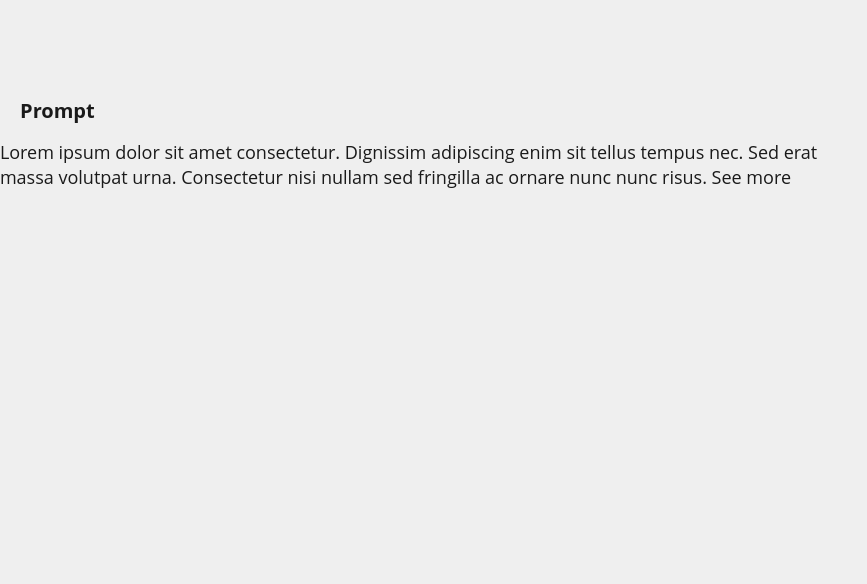
<?xml version="1.0" encoding="UTF-8"?>
<ui version="4.0">
 <class>TrainingDetailMainPanel</class>
 <widget class="QWidget" name="TrainingDetailMainPanel">
  <property name="geometry">
   <rect>
    <x>0</x>
    <y>0</y>
    <width>867</width>
    <height>584</height>
   </rect>
  </property>
  <property name="sizePolicy">
   <sizepolicy hsizetype="Fixed" vsizetype="Fixed">
    <horstretch>0</horstretch>
    <verstretch>0</verstretch>
   </sizepolicy>
  </property>
  <property name="minimumSize">
   <size>
    <width>867</width>
    <height>584</height>
   </size>
  </property>
  <property name="maximumSize">
   <size>
    <width>867</width>
    <height>584</height>
   </size>
  </property>
  <property name="windowTitle">
   <string>Form</string>
  </property>
  <layout class="QVBoxLayout" name="verticalLayout_2">
   <property name="spacing">
    <number>24</number>
   </property>
   <property name="leftMargin">
    <number>0</number>
   </property>
   <property name="topMargin">
    <number>0</number>
   </property>
   <property name="rightMargin">
    <number>0</number>
   </property>
   <property name="bottomMargin">
    <number>0</number>
   </property>
   <item>
    <layout class="QHBoxLayout" name="headerLayout">
     <property name="rightMargin">
      <number>0</number>
     </property>
     <item>
      <widget class="AutomationCellProperty" name="aiModel" native="true">
       <property name="sizePolicy">
        <sizepolicy hsizetype="Fixed" vsizetype="Fixed">
         <horstretch>0</horstretch>
         <verstretch>0</verstretch>
        </sizepolicy>
       </property>
       <property name="minimumSize">
        <size>
         <width>144</width>
         <height>70</height>
        </size>
       </property>
       <property name="maximumSize">
        <size>
         <width>144</width>
         <height>70</height>
        </size>
       </property>
      </widget>
     </item>
     <item>
      <spacer name="horizontalSpacer">
       <property name="orientation">
        <enum>Qt::Orientation::Horizontal</enum>
       </property>
       <property name="sizeHint" stdset="0">
        <size>
         <width>40</width>
         <height>20</height>
        </size>
       </property>
      </spacer>
     </item>
     <item>
      <widget class="AutomationCellProperty" name="createdOn" native="true">
       <property name="sizePolicy">
        <sizepolicy hsizetype="Fixed" vsizetype="Fixed">
         <horstretch>0</horstretch>
         <verstretch>0</verstretch>
        </sizepolicy>
       </property>
       <property name="minimumSize">
        <size>
         <width>160</width>
         <height>70</height>
        </size>
       </property>
       <property name="maximumSize">
        <size>
         <width>160</width>
         <height>70</height>
        </size>
       </property>
      </widget>
     </item>
     <item>
      <spacer name="horizontalSpacer_2">
       <property name="orientation">
        <enum>Qt::Orientation::Horizontal</enum>
       </property>
       <property name="sizeHint" stdset="0">
        <size>
         <width>40</width>
         <height>20</height>
        </size>
       </property>
      </spacer>
     </item>
     <item>
      <widget class="AutomationCellProperty" name="createdBy" native="true">
       <property name="sizePolicy">
        <sizepolicy hsizetype="Fixed" vsizetype="Fixed">
         <horstretch>0</horstretch>
         <verstretch>0</verstretch>
        </sizepolicy>
       </property>
       <property name="minimumSize">
        <size>
         <width>160</width>
         <height>70</height>
        </size>
       </property>
       <property name="maximumSize">
        <size>
         <width>160</width>
         <height>70</height>
        </size>
       </property>
      </widget>
     </item>
    </layout>
   </item>
   <item>
    <layout class="QVBoxLayout" name="promptLayout">
     <property name="spacing">
      <number>12</number>
     </property>
     <item>
      <widget class="QPushButton" name="prompt">
       <property name="sizePolicy">
        <sizepolicy hsizetype="Fixed" vsizetype="Fixed">
         <horstretch>0</horstretch>
         <verstretch>0</verstretch>
        </sizepolicy>
       </property>
       <property name="minimumSize">
        <size>
         <width>115</width>
         <height>32</height>
        </size>
       </property>
       <property name="maximumSize">
        <size>
         <width>115</width>
         <height>32</height>
        </size>
       </property>
       <property name="styleSheet">
        <string notr="true">background: transparent;
border: none;
font-family: Open Sans;
font-weight: 600;
font-size: 20px;
line-height: 28px;
color: #1a1a1a;</string>
       </property>
       <property name="text">
        <string>Prompt</string>
       </property>
       <property name="icon">
        <iconset resource="../../../../../Resources/Resources.qrc">
         <normaloff>:/images/Automations/prompt.svg</normaloff>:/images/Automations/prompt.svg</iconset>
       </property>
       <property name="iconSize">
        <size>
         <width>32</width>
         <height>32</height>
        </size>
       </property>
      </widget>
     </item>
     <item>
      <widget class="QLabel" name="promptLabel">
       <property name="minimumSize">
        <size>
         <width>0</width>
         <height>52</height>
        </size>
       </property>
       <property name="maximumSize">
        <size>
         <width>16777215</width>
         <height>52</height>
        </size>
       </property>
       <property name="styleSheet">
        <string notr="true">font-family: Open Sans;
font-size: 18px;
font-weight: 400;
line-height: 26px;
color: #1a1a1a;</string>
       </property>
       <property name="text">
        <string>Lorem ipsum dolor sit amet consectetur. Dignissim adipiscing enim sit tellus tempus nec. Sed erat massa volutpat urna. Consectetur nisi nullam sed fringilla ac ornare nunc nunc risus. See more</string>
       </property>
       <property name="wordWrap">
        <bool>true</bool>
       </property>
      </widget>
     </item>
    </layout>
   </item>
   <item>
    <widget class="TrainingDetailTable" name="table" native="true">
     <property name="sizePolicy">
      <sizepolicy hsizetype="Preferred" vsizetype="Expanding">
       <horstretch>0</horstretch>
       <verstretch>0</verstretch>
      </sizepolicy>
     </property>
     <property name="styleSheet">
      <string notr="true">border-radius: 0px;</string>
     </property>
    </widget>
   </item>
  </layout>
 </widget>
 <customwidgets>
  <customwidget>
   <class>AutomationCellProperty</class>
   <extends>QWidget</extends>
   <header location="global">automationcellproperty.h</header>
   <container>1</container>
  </customwidget>
  <customwidget>
   <class>TrainingDetailTable</class>
   <extends>QWidget</extends>
   <header>trainingdetailtable.h</header>
   <container>1</container>
  </customwidget>
 </customwidgets>
 <resources>
  <include location="../../../../../Resources/Resources.qrc"/>
 </resources>
 <connections/>
</ui>
